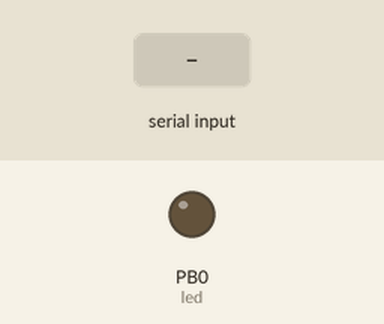
This sketch was run on a simulated ATtiny85, built with avr-gcc and run on an emulated ATtiny85. Parts: output pins drawn as LEDs (lit = HIGH). Inputs (shaded band) come from the test bench.

Above: at 1.2 s.
1.3 s: "1" received over the second serial link
At 1.8 s:
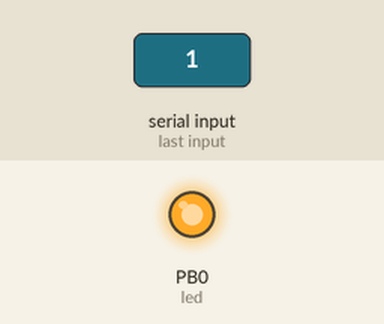
2.8 s: "0" received over the second serial link
At 4.0 s:
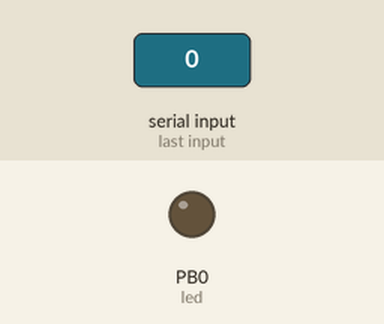
4.3 s: "2" received over the second serial link
At 5.3 s:
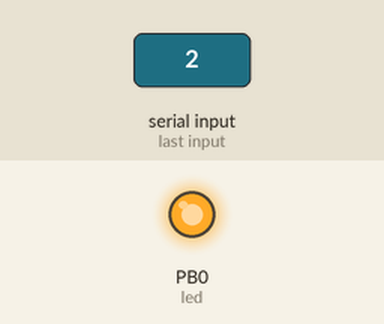
Timing chart, 0 to 7.3 s (numbered marks = the images above; inputs shaded):
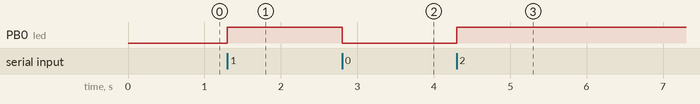

The sketch:

Talking_To_Arduino.ino
```cpp
#include<SoftwareSerial.h>

const int led = 0;
const int SSTX = 1;
const int SSRX = 2;
char commandBuffer[32];
SoftwareSerial mySerial = SoftwareSerial(SSRX,SSTX);

void setup()
{
  mySerial.begin(57600);
  pinMode(led, OUTPUT);

}

// the loop routine runs over and over again forever:
void loop() {

  if(mySerial.available())
  {
    char command = mySerial.read();
    mySerial.println("OK");
    digitalWrite(led, !digitalRead(led));

  }

}

void blinkit(int times)
{


  for(int i = 0; i < times; i++)
  {
    digitalWrite(led, !digitalRead(led));   // turn the LED on (HIGH is the voltage level)
    delay(250);               // wait for a second
    digitalWrite(led, !digitalRead(led));    // turn the LED off by making the voltage LOW
    delay(250);
  }

}
```

Measured:
- after the input at 1.3 s, PB0 (led): LOW → HIGH at once
- after the input at 2.8 s, PB0 (led): HIGH → LOW at once
- after the input at 4.3 s, PB0 (led): LOW → HIGH at once
